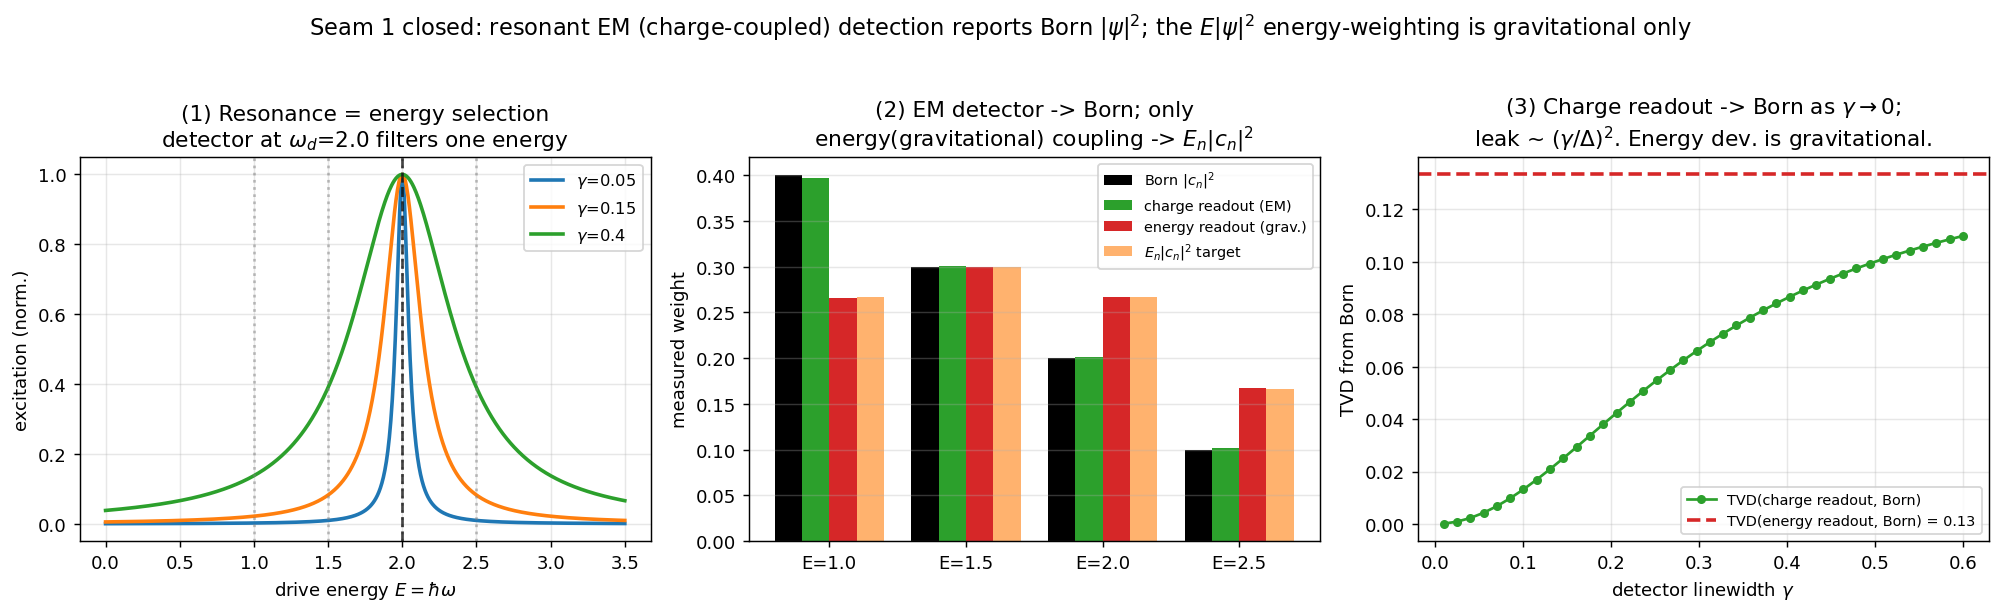

The script that saved this image:
"""
detector_resonance_selection.py
================================

Closes "seam 1" of the wave-energy Born route (drafts/NOTE_wave_energy_interpretation.md
Sec 7 1/2 .b): the Dirac energy density is T00 = E|psi|^2, so an ENERGY-weighted readout
of an unequal-energy superposition would give P ~ E_n|c_n|^2, deviating from Born
(P ~ |c_n|^2).  Claim: a real (resonant, electromagnetic) detector does NOT do that.

Two independent reasons, both shown here:
  (a) RESONANCE = ENERGY SELECTION.  A two-level detector of transition freq w_d is a
      narrow filter L(w_n - w_d) = g^2/((w_n-w_d)^2 + g^2); as linewidth g->0 it -> delta,
      so each detector sees ONE energy.  With E pinned to hbar*w_d, E|psi|^2 ~ |psi|^2.
  (b) CHARGE vs ENERGY COUPLING.  The two Noether densities couple differently:
        j0  = psi^dag psi = |psi|^2   (CHARGE  -> A_mu, electromagnetic)
        T00 = E|psi|^2                (ENERGY  -> g_mu_nu, gravitational)
      An ordinary detector is EM: it reads j0 = |psi|^2 -> Born, E-independent.
      Only a GRAVITATIONAL detector would read T00 = E|psi|^2 -> the deviation.

Experiments
-----------
 (1) Resonance lineshape: one detector's excitation vs drive frequency (energy selection).
 (2) Spectrometer readout of an UNEQUAL-energy superposition:
        Born |c_n|^2  vs  charge-coupled bank (-> Born)  vs  energy-coupled bank (-> E_n|c_n|^2).
 (3) Finite-linewidth leakage: TVD(charge readout, Born) vs g  (exact only as g->0);
     and TVD(energy readout, Born) = the intrinsic E-weighting a gravitational probe would see.

numpy + matplotlib only.  Deterministic.
"""

import numpy as np
import matplotlib
matplotlib.use("Agg")
import matplotlib.pyplot as plt

# ---- an unequal-energy superposition (the regime where the seam bites) ----
w = np.array([1.0, 1.5, 2.0, 2.5])          # channel energies (hbar=1): 2.5x spread
p_born = np.array([0.40, 0.30, 0.20, 0.10]) # |c_n|^2  (Born target)
p_born = p_born / p_born.sum()
csq = p_born                                # |c_n|^2
p_energy = w * csq; p_energy = p_energy / p_energy.sum()   # E_n|c_n|^2  (the deviation)

def lorentz(dw, g):
    return g**2 / (dw**2 + g**2)            # peak 1 at resonance, width g

def readout(gamma, energy_coupled=False):
    """Detector bank tuned to w_d = w_n. Rate(d) = sum_n coeff_n |c_n|^2 L(w_n-w_d)."""
    coeff = w * csq if energy_coupled else csq          # energy- vs charge-coupling
    rate = np.array([np.sum(coeff * lorentz(w - wd, gamma)) for wd in w])
    return rate / rate.sum()

def tvd(a, b):
    return 0.5 * np.abs(np.asarray(a) - np.asarray(b)).sum()

# ---- (1) resonance lineshape for the w_d = 2.0 detector ----
wd0 = 2.0
scan = np.linspace(0.0, 3.5, 700)
lines = {g: lorentz(scan - wd0, g) for g in (0.05, 0.15, 0.4)}

# ---- (2) spectrometer readout, narrow detectors ----
g_meas = 0.05
meas_charge = readout(g_meas, energy_coupled=False)
meas_energy = readout(g_meas, energy_coupled=True)

# ---- (3) leakage vs linewidth ----
g_axis = np.linspace(0.01, 0.6, 40)
tvd_charge = np.array([tvd(readout(g, False), p_born) for g in g_axis])
tvd_energy_dev = tvd(p_energy, p_born)      # intrinsic E-weighting deviation (g-independent target)

# ================================================================ report
print("=" * 72)
print("SEAM 1: does a resonant EM detector report Born or the energy-weighting?")
print("=" * 72)
print(f"\nUnequal-energy superposition:  E_n = {w}")
print(f"  Born   |c_n|^2            = {np.round(p_born,3)}")
print(f"  Energy E_n|c_n|^2 (T00)   = {np.round(p_energy,3)}   <- the seam's deviation")
print(f"\n[2] narrow detectors (linewidth g={g_meas}):")
print(f"  charge-coupled readout (j0=|psi|^2)  = {np.round(meas_charge,3)}   TVD(Born)={tvd(meas_charge,p_born):.4f}")
print(f"  energy-coupled readout (T00=E|psi|^2)= {np.round(meas_energy,3)}   TVD(Born)={tvd(meas_energy,p_born):.4f}")
print(f"\n  => the EM (charge) detector reports BORN; only an ENERGY (gravitational)")
print(f"     coupling reproduces E_n|c_n|^2.  Seam 1 closes for all EM detection.")
print(f"\n[3] finite-linewidth leakage (charge readout):")
for g in (0.05, 0.15, 0.30, 0.50):
    print(f"     g={g:4.2f} : TVD(charge, Born) = {tvd(readout(g,False),p_born):.4f}")
print(f"     -> exact Born as g->0; small off-resonant leak ~ (g/Delta)^2 for finite g.")
print(f"     intrinsic E-weighting deviation (what a gravitational probe sees): TVD={tvd_energy_dev:.3f}")

# ================================================================ figure
fig, ax = plt.subplots(1, 3, figsize=(15.5, 4.6))

a0 = ax[0]
for g, L in lines.items():
    a0.plot(scan, L, lw=2, label=fr"$\gamma$={g}")
for wn in w:
    a0.axvline(wn, color="gray", ls=":", alpha=0.5)
a0.axvline(wd0, color="k", ls="--", alpha=0.7)
a0.set_xlabel(r"drive energy $E=\hbar\omega$"); a0.set_ylabel("excitation (norm.)")
a0.set_title(r"(1) Resonance = energy selection" + "\n" + r"detector at $\omega_d$=2.0 filters one energy")
a0.legend(fontsize=9); a0.grid(alpha=0.3)

a1 = ax[1]
idx = np.arange(len(w)); bw = 0.2
a1.bar(idx - 1.5*bw, p_born, bw, color="k", label=r"Born $|c_n|^2$")
a1.bar(idx - 0.5*bw, meas_charge, bw, color="tab:green", label="charge readout (EM)")
a1.bar(idx + 0.5*bw, meas_energy, bw, color="tab:red", label="energy readout (grav.)")
a1.bar(idx + 1.5*bw, p_energy, bw, color="tab:orange", alpha=0.6, label=r"$E_n|c_n|^2$ target")
a1.set_xticks(idx); a1.set_xticklabels([f"E={e}" for e in w])
a1.set_ylabel("measured weight")
a1.set_title("(2) EM detector -> Born; only\nenergy(gravitational) coupling -> $E_n|c_n|^2$")
a1.legend(fontsize=8); a1.grid(alpha=0.3, axis="y")

a2 = ax[2]
a2.plot(g_axis, tvd_charge, "o-", ms=4, color="tab:green", label="TVD(charge readout, Born)")
a2.axhline(tvd_energy_dev, color="tab:red", ls="--", lw=2,
           label=f"TVD(energy readout, Born) = {tvd_energy_dev:.2f}")
a2.set_xlabel(r"detector linewidth $\gamma$"); a2.set_ylabel("TVD from Born")
a2.set_title("(3) Charge readout -> Born as $\\gamma\\to0$;\nleak ~ $(\\gamma/\\Delta)^2$. Energy dev. is gravitational.")
a2.legend(fontsize=8); a2.grid(alpha=0.3)

fig.suptitle("Seam 1 closed: resonant EM (charge-coupled) detection reports Born $|\\psi|^2$; "
             "the $E|\\psi|^2$ energy-weighting is gravitational only", fontsize=12.5, y=1.02)
fig.tight_layout()
out = "code/detector_resonance_selection.png"
fig.savefig(out, dpi=130, bbox_inches="tight")
print(f"\nfigure -> {out}")
